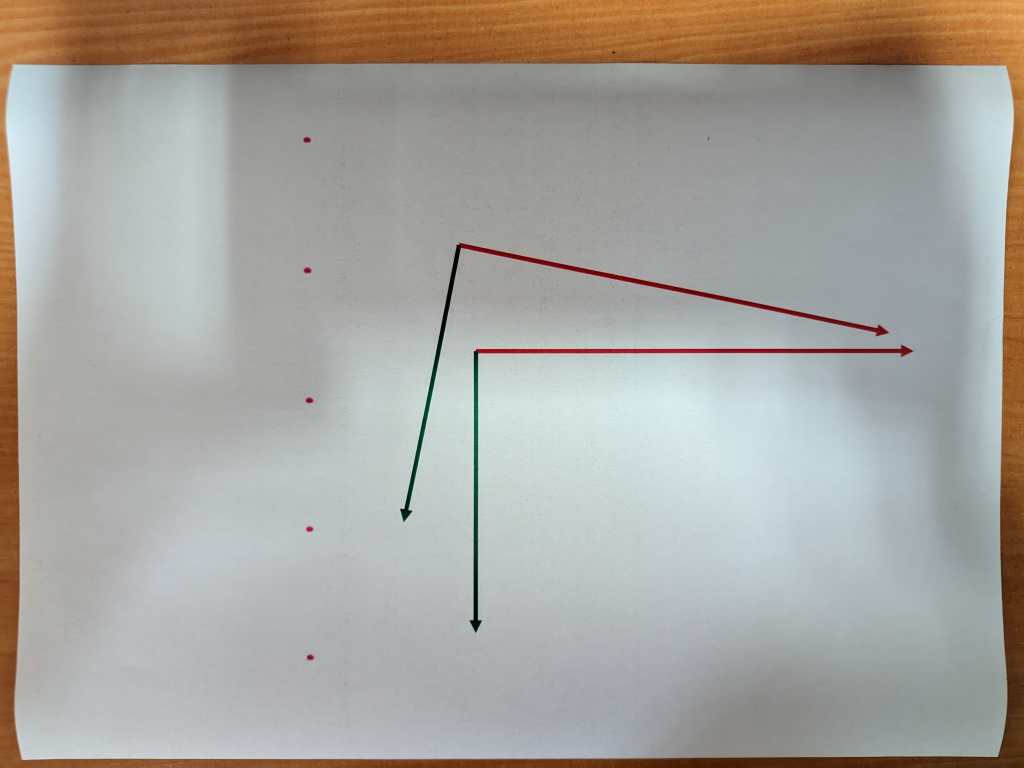
#> input picture Image Processing/image.jpg, 4096 x 3072 px (shown at 1/4 size)
$ python -i utils.py   (imports and definitions only)
#> lines starting #> are read from the running program, lines starting #| are printed output that depends on the picture; after the words box and inside, x2 and y2 are one past the last pixel; in counts of white or black regions, pixels touching at a corner belong together
#> further down, picture is the input picture: shape (3072, 4096, 3); mean B, G, R 159.4, 164.9, 167.6
import math
import numpy as np
import cv2 as cv

class Point:
    def __init__(self, x, y):
        self.x = x
        self.y = y

    # Method used to display X and Y coordinates
    # of a point
    def displayPoint(self, p):
        print(f"({p.x}, {p.y})")

def lineLineIntersection(A, B, C, D):
    # Line AB represented as a1x + b1y = c1
    a1 = B.y - A.y
    b1 = A.x - B.x
    c1 = a1*(A.x) + b1*(A.y)

    # Line CD represented as a2x + b2y = c2
    a2 = D.y - C.y
    b2 = C.x - D.x
    c2 = a2*(C.x) + b2*(C.y)

    determinant = a1*b2 - a2*b1

    if (determinant == 0):
        # The lines are parallel. This is simplified
        # by returning a pair of FLT_MAX
        return 0
    else:
        x = (b2*c1 - b1*c2)/determinant
        y = (a1*c2 - a2*c1)/determinant
        return Point(x, y)


def line_segmentation(lines):
    sloped_line_x=[]
    sloped_line_y=[]


    for line in lines:
        for x1, y1, x2, y2 in line:

            if(392<=x1<=916 and 392<=x2<=916 and 255<=y1<=596 and  255<=y2<=596 ):
                slope=(y2 - y1) / (x2 - x1)
                if(math.isinf(slope)):
                    continue
                else:
                    sloped_line_x.extend([x1,x2])
                    sloped_line_y.extend([y1,y2])

    return (sloped_line_x,sloped_line_y)


def findpoints(sloped_line_x,sloped_line_y,min_y,max_y):

    poly_left = np.poly1d(np.polyfit(
        sloped_line_y,
        sloped_line_x,
        deg=1
    ))
    sloped_x_start = int(poly_left(max_y))
    sloped_x_end = int(poly_left(min_y))

    return (sloped_x_start,sloped_x_end)


def get_aligned_img(img):
    img=cv.cvtColor(img,cv.COLOR_BGR2HSV)
#> img: shape (3072, 4096, 3); mean H, S, V 68.8, 34.7, 174.2
    mask = cv.inRange(img, (66, 49, 71), (145, 238,255)) # detecting only green color
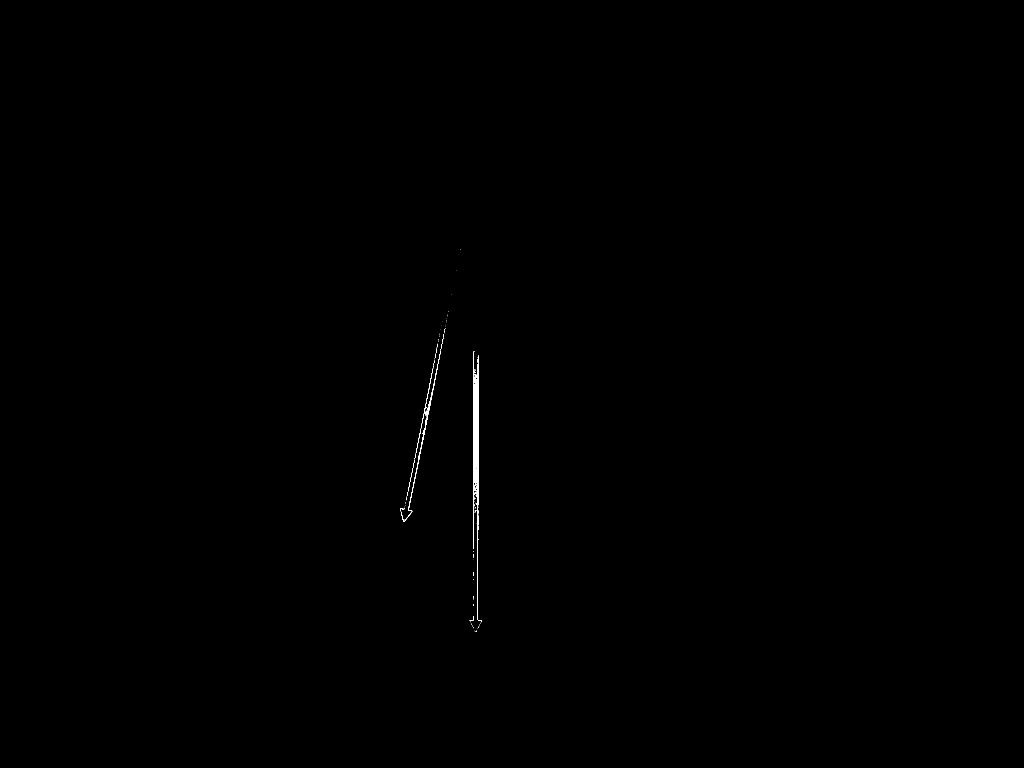
#> mask: shape (3072, 4096) (shown at 1/4 size); 0.1% white; 117 white regions (101 under 20 px), largest, box (x1, y1, x2, y2) and area: (1894, 1405, 1928, 2489) 8792, (1604, 1401, 1763, 2087) 2004, (1664, 1609, 1706, 1809) 327

    ## Slice the green
    imask = mask>0
    green = np.zeros_like(img, np.uint8)
    green[imask] = img[imask]
#> green: shape (3072, 4096, 3); mean H, S, V 0.1, 0.1, 0.1

    green=cv.cvtColor(green,cv.COLOR_HSV2BGR)
    green=cv.cvtColor(green,cv.COLOR_BGR2GRAY)
#> green: shape (3072, 4096)

    edges = cv.Canny(green,50,150,apertureSize=3)
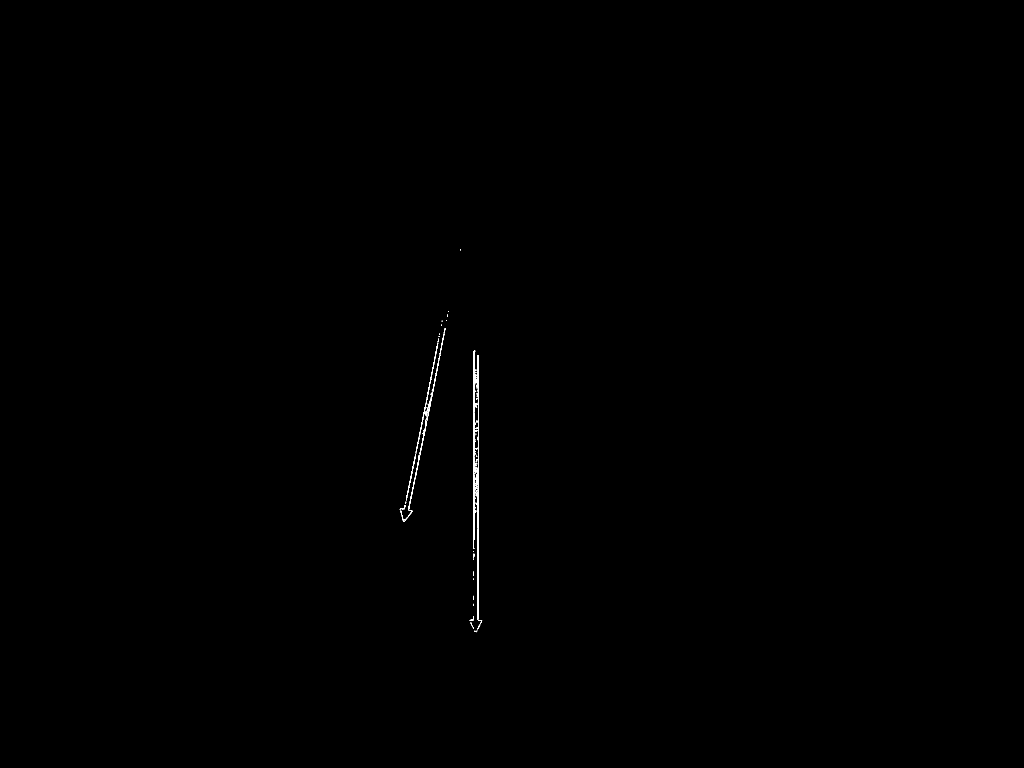
#> edges: shape (3072, 4096) (shown at 1/4 size); 0.06% white in thin lines or dots, all inside (x1, y1, x2, y2) = (1599, 998, 1929, 2529)


    # Apply HoughLinesP method to
    # to directly obtain line end points
    lines_list =[]
    lines = cv.HoughLinesP(
                edges, # Input edge image
                6, # Distance resolution in pixels
                np.pi/(180), # Angle resolution in radians
                threshold=150, # Min number of votes for valid line
                minLineLength=10, # Min allowed length of line
                maxLineGap=3 # Max allowed gap between line for joining them
                )
#> lines = 139 rows, first 6: [1894, 2159, 1894, 1404], [1726, 1505, 1746, 1402], [1909, 1515, 1909, 1498], [1912, 2303, 1912, 2359], [1908, 1530, 1908, 1516], [1734, 1554, 1740, 1523]
    # Make a copy of the original image.
    img = np.copy(img)    # Create a blank image that matches the original in size.
    line_img = np.zeros(
        (
            img.shape[0],
            img.shape[1],
            3
        ),
        dtype=np.uint8,
    )    # Loop over all lines and draw them on the blank image.


    (sloped_line_x,sloped_line_y)=line_segmentation(lines)
#> the loop in line_segmentation, `for line in lines:` made 139 passes
#> line on passes 1 to 12: [[1894, 2159, 1894, 1404]], [[1726, 1505, 1746, 1402]], [[1909, 1515, 1909, 1498]], [[1912, 2303, 1912, 2359]], [[1908, 1530, 1908, 1516]], [[1734, 1554, 1740, 1523]], [[1908, 1596, 1908, 1572]], [[1910, 2479, 1910, 2102]], [[1737, 1537, 1759, 1424]], [[1625, 2000, 1663, 1820]], [[1912, 2302, 1912, 2119]], [[1912, 1732, 1912, 1715]]
#> after the loop in line_segmentation, `for line in lines:`: sloped_line_x = []
#> sloped_line_x = []; sloped_line_y = []

    min_y = 0  # <-- Just below the horizon
    max_y = img.shape[0] # <-- The bottom of the image
#> max_y = 3072

    (sloped_x_start,sloped_x_end)=findpoints(sloped_line_x,sloped_line_y,min_y,max_y)


    # Driver code
    A = Point(img.shape[1]/2, 0)
    B = Point(img.shape[1]/2,img.shape[1])
    C = Point(sloped_x_start, max_y)
    D = Point(sloped_x_end,min_y)

    pnt=lineLineIntersection(A,B,C,D)
    pnt.displayPoint(pnt)
    img=cv.cvtColor(img,cv.COLOR_HSV2RGB)


    cv.line(img, (int(img.shape[1]/2), 0), (int(img.shape[1]/2),img.shape[1]), (255,0,0), 6)
    cv.line(img, (sloped_x_start, max_y), (sloped_x_end,min_y), (255,255,255), 6)


    img=cv.circle(img,(int(pnt.x),int(pnt.y)),20,(255,0,0),-1)
    return (img,edges)

>>> import cv2
>>> picture = cv2.imread('image.jpg')
#> (the run stopped early here; a loop or call above may not have finished)
